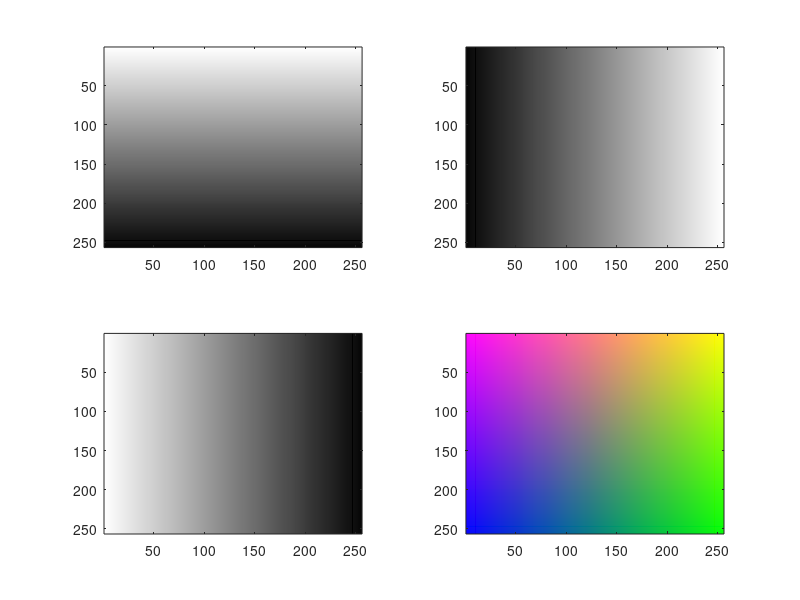

The MATLAB source for this figure:
%This script will create an image that has a color gradiet running from
%purple to blue, then green, then yellow in a counter clockwise fashion and
%is balanced.

%{Ben Hagenau, CSCI 1320, SID:105932529, lab 4, section 302%}
%last edited 2-19-16

clear all;
%preallocate matrix x.
x=zeros(256,256,3);

%Composite of RGB layers with the correct fade progression.
x(1,:,1)=255/255;
x(2,:,1)=254/255;
x(3,:,1)=253/255;
x(4,:,1)=252/255;
x(5,:,1)=251/255;
x(6,:,1)=250/255;
x(7,:,1)=249/255;
x(8,:,1)=248/255;
x(9,:,1)=247/255;
x(10,:,1)=246/255;
x(11,:,1)=245/255;
x(12,:,1)=244/255;
x(13,:,1)=243/255;
x(14,:,1)=242/255;
x(15,:,1)=241/255;
x(16,:,1)=240/255;
x(17,:,1)=239/255;
x(18,:,1)=238/255;
x(19,:,1)=237/255;
x(20,:,1)=236/255;
x(21,:,1)=235/255;
x(22,:,1)=234/255;
x(23,:,1)=233/255;
x(24,:,1)=232/255;
x(25,:,1)=231/255;
x(26,:,1)=230/255;
x(27,:,1)=229/255;
x(28,:,1)=228/255;
x(29,:,1)=227/255;
x(30,:,1)=226/255;
x(31,:,1)=225/255;
x(32,:,1)=224/255;
x(33,:,1)=223/255;
x(34,:,1)=222/255;
x(35,:,1)=221/255;
x(36,:,1)=220/255;
x(37,:,1)=219/255;
x(38,:,1)=218/255;
x(39,:,1)=217/255;
x(40,:,1)=216/255;
x(41,:,1)=215/255;
x(42,:,1)=214/255;
x(43,:,1)=213/255;
x(44,:,1)=212/255;
x(45,:,1)=212/255;
x(46,:,1)=211/255;
x(47,:,1)=210/255;
x(48,:,1)=209/255;
x(49,:,1)=208/255;
x(50,:,1)=207/255;
x(51,:,1)=206/255;
x(52,:,1)=205/255;
x(53,:,1)=204/255;
x(54,:,1)=203/255;
x(55,:,1)=202/255;
x(56,:,1)=201/255;
x(57,:,1)=200/255;
x(58,:,1)=199/255;
x(59,:,1)=198/255;
x(60,:,1)=197/255;
x(61,:,1)=196/255;
x(62,:,1)=195/255;
x(63,:,1)=194/255;
x(64,:,1)=193/255;
x(65,:,1)=192/255;
x(66,:,1)=191/255;
x(67,:,1)=190/255;
x(68,:,1)=189/255;
x(69,:,1)=188/255;
x(70,:,1)=187/255;
x(71,:,1)=186/255;
x(72,:,1)=185/255;
x(73,:,1)=184/255;
x(74,:,1)=183/255;
x(75,:,1)=182/255;
x(76,:,1)=181/255;
x(77,:,1)=180/255;
x(78,:,1)=179/255;
x(79,:,1)=178/255;
x(80,:,1)=177/255;
x(81,:,1)=176/255;
x(82,:,1)=175/255;
x(83,:,1)=174/255;
x(84,:,1)=173/255;
x(85,:,1)=172/255;
x(86,:,1)=171/255;
x(87,:,1)=170/255;
x(88,:,1)=169/255;
x(89,:,1)=168/255;
x(90,:,1)=167/255;
x(91,:,1)=166/255;
x(92,:,1)=165/255;
x(93,:,1)=164/255;
x(94,:,1)=163/255;
x(95,:,1)=162/255;
x(96,:,1)=161/255;
x(97,:,1)=160/255;
x(98,:,1)=159/255;
x(99,:,1)=158/255;
x(100,:,1)=157/255;
x(101,:,1)=156/255;
x(102,:,1)=155/255;
x(103,:,1)=154/255;
x(104,:,1)=153/255;
x(105,:,1)=152/255;
x(106,:,1)=151/255;
x(107,:,1)=150/255;
x(108,:,1)=149/255;
x(109,:,1)=148/255;
x(110,:,1)=147/255;
x(111,:,1)=146/255;
x(112,:,1)=145/255;
x(113,:,1)=144/255;
x(114,:,1)=143/255;
x(115,:,1)=142/255;
x(116,:,1)=141/255;
x(117,:,1)=140/255;
x(118,:,1)=139/255;
x(119,:,1)=138/255;
x(120,:,1)=137/255;
x(121,:,1)=136/255;
x(122,:,1)=135/255;
x(123,:,1)=134/255;
x(124,:,1)=133/255;
x(125,:,1)=132/255;
x(126,:,1)=131/255;
x(127,:,1)=130/255;
x(128,:,1)=129/255;
x(129,:,1)=128/255;
x(130,:,1)=127/255;
x(131,:,1)=126/255;
x(132,:,1)=125/255;
x(133,:,1)=124/255;
x(134,:,1)=123/255;
x(135,:,1)=122/255;
x(136,:,1)=121/255;
x(137,:,1)=120/255;
x(138,:,1)=119/255;
x(139,:,1)=119/255;
x(140,:,1)=118/255;
x(141,:,1)=117/255;
x(142,:,1)=116/255;
x(143,:,1)=115/255;
x(144,:,1)=114/255;
x(145,:,1)=113/255;
x(146,:,1)=112/255;
x(147,:,1)=111/255;
x(148,:,1)=110/255;
x(149,:,1)=109/255;
x(150,:,1)=109/255;
x(151,:,1)=108/255;
x(152,:,1)=107/255;
x(153,:,1)=106/255;
x(154,:,1)=105/255;
x(155,:,1)=104/255;
x(156,:,1)=103/255;
x(157,:,1)=102/255;
x(158,:,1)=101/255;
x(159,:,1)=100/255;
x(160,:,1)=99/255;
x(161,:,1)=98/255;
x(162,:,1)=97/255;
x(163,:,1)=96/255;
x(164,:,1)=95/255;
x(165,:,1)=94/255;
x(166,:,1)=93/255;
x(167,:,1)=92/255;
x(168,:,1)=91/255;
x(169,:,1)=90/255;
x(170,:,1)=89/255;
x(171,:,1)=88/255;
x(172,:,1)=87/255;
x(173,:,1)=86/255;
x(174,:,1)=85/255;
x(175,:,1)=84/255;
x(176,:,1)=83/255;
x(177,:,1)=82/255;
x(178,:,1)=81/255;
x(179,:,1)=80/255;
x(180,:,1)=79/255;
x(181,:,1)=79/255;
x(182,:,1)=78/255;
x(183,:,1)=77/255;
x(184,:,1)=76/255;
x(185,:,1)=75/255;
x(186,:,1)=74/255;
x(187,:,1)=73/255;
x(188,:,1)=72/255;
x(189,:,1)=71/255;
x(190,:,1)=69/255;
x(191,:,1)=69/255;
x(192,:,1)=68/255;
x(193,:,1)=67/255;
x(194,:,1)=66/255;
x(195,:,1)=65/255;
x(196,:,1)=64/255;
x(197,:,1)=63/255;
x(198,:,1)=62/255;
x(199,:,1)=61/255;
x(200,:,1)=60/255;
x(200,:,1)=59/255;
x(201,:,1)=58/255;
x(202,:,1)=57/255;
x(203,:,1)=56/255;
x(204,:,1)=55/255;
x(205,:,1)=54/255;
x(206,:,1)=53/255;
x(207,:,1)=52/255;
x(208,:,1)=51/255;
x(209,:,1)=50/255;
x(210,:,1)=49/255;
x(211,:,1)=49/255;
x(212,:,1)=48/255;
x(213,:,1)=47/255;
x(214,:,1)=46/255;
x(215,:,1)=45/255;
x(216,:,1)=44/255;
x(217,:,1)=43/255;
x(218,:,1)=42/255;
x(219,:,1)=41/255;
x(220,:,1)=40/255;
x(221,:,1)=39/255;
x(222,:,1)=39/255;
x(223,:,1)=38/255;
x(224,:,1)=37/255;
x(225,:,1)=36/255;
x(226,:,1)=35/255;
x(227,:,1)=34/255;
x(228,:,1)=33/255;
x(229,:,1)=32/255;
x(230,:,1)=31/255;
x(231,:,1)=30/255;
x(232,:,1)=29/255;
x(233,:,1)=28/255;
x(234,:,1)=27/255;
x(235,:,1)=26/255;
x(236,:,1)=25/255;
x(237,:,1)=24/255;
x(238,:,1)=23/255;
x(239,:,1)=22/255;
x(240,:,1)=21/255;
x(241,:,1)=20/255;
x(242,:,1)=19/255;
x(243,:,1)=19/255;
x(244,:,1)=18/255;
x(245,:,1)=17/255;
x(246,:,1)=16/255;
x(248,:,1)=15/255;
x(249,:,1)=14/255;
x(250,:,1)=13/255;
x(251,:,1)=12/255;
x(252,:,1)=11/255;
x(253,:,1)=9/255;
x(254,:,1)=8/255;
x(255,:,1)=7/255;
x(256,:,1)=6/255;

x(1,:,2)=255/255;
x(2,:,2)=254/255;
x(3,:,2)=253/255;
x(4,:,2)=252/255;
x(5,:,2)=251/255;
x(6,:,2)=250/255;
x(7,:,2)=249/255;
x(8,:,2)=248/255;
x(9,:,2)=247/255;
x(10,:,2)=246/255;
x(11,:,2)=245/255;
x(12,:,2)=244/255;
x(13,:,2)=243/255;
x(14,:,2)=242/255;
x(15,:,2)=241/255;
x(16,:,2)=240/255;
x(17,:,2)=239/255;
x(18,:,2)=238/255;
x(19,:,2)=237/255;
x(20,:,2)=236/255;
x(21,:,2)=235/255;
x(22,:,2)=234/255;
x(23,:,2)=233/255;
x(24,:,2)=232/255;
x(25,:,2)=231/255;
x(26,:,2)=230/255;
x(27,:,2)=229/255;
x(28,:,2)=228/255;
x(29,:,2)=227/255;
x(30,:,2)=226/255;
x(31,:,2)=225/255;
x(32,:,2)=224/255;
x(33,:,2)=223/255;
x(34,:,2)=222/255;
x(35,:,2)=221/255;
x(36,:,2)=220/255;
x(37,:,2)=219/255;
x(38,:,2)=218/255;
x(39,:,2)=217/255;
x(40,:,2)=216/255;
x(41,:,2)=215/255;
x(42,:,2)=214/255;
x(43,:,2)=213/255;
x(44,:,2)=212/255;
x(45,:,2)=212/255;
x(46,:,2)=211/255;
x(47,:,2)=210/255;
x(48,:,2)=209/255;
x(49,:,2)=208/255;
x(50,:,2)=207/255;
x(51,:,2)=206/255;
x(52,:,2)=205/255;
x(53,:,2)=204/255;
x(54,:,2)=203/255;
x(55,:,2)=202/255;
x(56,:,2)=201/255;
x(57,:,2)=200/255;
x(58,:,2)=199/255;
x(59,:,2)=198/255;
x(60,:,2)=197/255;
x(61,:,2)=196/255;
x(62,:,2)=195/255;
x(63,:,2)=194/255;
x(64,:,2)=193/255;
x(65,:,2)=192/255;
x(66,:,2)=191/255;
x(67,:,2)=190/255;
x(68,:,2)=189/255;
x(69,:,2)=188/255;
x(70,:,2)=187/255;
x(71,:,2)=186/255;
x(72,:,2)=185/255;
x(73,:,2)=184/255;
x(74,:,2)=183/255;
x(75,:,2)=182/255;
x(76,:,2)=181/255;
x(77,:,2)=180/255;
x(78,:,2)=179/255;
x(79,:,2)=178/255;
x(80,:,2)=177/255;
x(81,:,2)=176/255;
x(82,:,2)=175/255;
x(83,:,2)=174/255;
x(84,:,2)=173/255;
x(85,:,2)=172/255;
x(86,:,2)=171/255;
x(87,:,2)=170/255;
x(88,:,2)=169/255;
x(89,:,2)=168/255;
x(90,:,2)=167/255;
x(91,:,2)=166/255;
x(92,:,2)=165/255;
x(93,:,2)=164/255;
x(94,:,2)=163/255;
x(95,:,2)=162/255;
x(96,:,2)=161/255;
x(97,:,2)=160/255;
x(98,:,2)=159/255;
x(99,:,2)=158/255;
x(100,:,2)=157/255;
x(101,:,2)=156/255;
x(102,:,2)=155/255;
x(103,:,2)=154/255;
x(104,:,2)=153/255;
x(105,:,2)=152/255;
x(106,:,2)=151/255;
x(107,:,2)=150/255;
x(108,:,2)=149/255;
x(109,:,2)=148/255;
x(110,:,2)=147/255;
x(111,:,2)=146/255;
x(112,:,2)=145/255;
x(113,:,2)=144/255;
x(114,:,2)=143/255;
x(115,:,2)=142/255;
x(116,:,2)=141/255;
x(117,:,2)=140/255;
x(118,:,2)=139/255;
x(119,:,2)=138/255;
x(120,:,2)=137/255;
x(121,:,2)=136/255;
x(122,:,2)=135/255;
x(123,:,2)=134/255;
x(124,:,2)=133/255;
x(125,:,2)=132/255;
x(126,:,2)=131/255;
x(127,:,2)=130/255;
x(128,:,2)=129/255;
x(129,:,2)=128/255;
x(130,:,2)=127/255;
x(131,:,2)=126/255;
x(132,:,2)=125/255;
x(133,:,2)=124/255;
x(134,:,2)=123/255;
x(135,:,2)=122/255;
x(136,:,2)=121/255;
x(137,:,2)=120/255;
x(138,:,2)=119/255;
x(139,:,2)=119/255;
x(140,:,2)=118/255;
x(141,:,2)=117/255;
x(142,:,2)=116/255;
x(143,:,2)=115/255;
x(144,:,2)=114/255;
x(145,:,2)=113/255;
x(146,:,2)=112/255;
x(147,:,2)=111/255;
x(148,:,2)=110/255;
x(149,:,2)=109/255;
x(150,:,2)=109/255;
x(151,:,2)=108/255;
x(152,:,2)=107/255;
x(153,:,2)=106/255;
x(154,:,2)=105/255;
x(155,:,2)=104/255;
x(156,:,2)=103/255;
x(157,:,2)=102/255;
x(158,:,2)=101/255;
x(159,:,2)=100/255;
x(160,:,2)=99/255;
x(161,:,2)=98/255;
x(162,:,2)=97/255;
x(163,:,2)=96/255;
x(164,:,2)=95/255;
x(165,:,2)=94/255;
x(166,:,2)=93/255;
x(167,:,2)=92/255;
x(168,:,2)=91/255;
x(169,:,2)=90/255;
x(170,:,2)=89/255;
x(171,:,2)=88/255;
x(172,:,2)=87/255;
x(173,:,2)=86/255;
x(174,:,2)=85/255;
x(175,:,2)=84/255;
x(176,:,2)=83/255;
x(177,:,2)=82/255;
x(178,:,2)=81/255;
x(179,:,2)=80/255;
x(180,:,2)=79/255;
x(181,:,2)=79/255;
x(182,:,2)=78/255;
x(183,:,2)=77/255;
x(184,:,2)=76/255;
x(185,:,2)=75/255;
x(186,:,2)=74/255;
x(187,:,2)=73/255;
x(188,:,2)=72/255;
x(189,:,2)=71/255;
x(190,:,2)=69/255;
x(191,:,2)=69/255;
x(192,:,2)=68/255;
x(193,:,2)=67/255;
x(194,:,2)=66/255;
x(195,:,2)=65/255;
x(196,:,2)=64/255;
x(197,:,2)=63/255;
x(198,:,2)=62/255;
x(199,:,2)=61/255;
x(200,:,2)=60/255;
x(200,:,2)=59/255;
x(201,:,2)=58/255;
x(202,:,2)=57/255;
x(203,:,2)=56/255;
x(204,:,2)=55/255;
x(205,:,2)=54/255;
x(206,:,2)=53/255;
x(207,:,2)=52/255;
x(208,:,2)=51/255;
x(209,:,2)=50/255;
x(210,:,2)=49/255;
x(211,:,2)=49/255;
x(212,:,2)=48/255;
x(213,:,2)=47/255;
x(214,:,2)=46/255;
x(215,:,2)=45/255;
x(216,:,2)=44/255;
x(217,:,2)=43/255;
x(218,:,2)=42/255;
x(219,:,2)=41/255;
x(220,:,2)=40/255;
x(221,:,2)=39/255;
x(222,:,2)=39/255;
x(223,:,2)=38/255;
x(224,:,2)=37/255;
x(225,:,2)=36/255;
x(226,:,2)=35/255;
x(227,:,2)=34/255;
x(228,:,2)=33/255;
x(229,:,2)=32/255;
x(230,:,2)=31/255;
x(231,:,2)=30/255;
x(232,:,2)=29/255;
x(233,:,2)=28/255;
x(234,:,2)=27/255;
x(235,:,2)=26/255;
x(236,:,2)=25/255;
x(237,:,2)=24/255;
x(238,:,2)=23/255;
x(239,:,2)=22/255;
x(240,:,2)=21/255;
x(241,:,2)=20/255;
x(242,:,2)=19/255;
x(243,:,2)=19/255;
x(244,:,2)=18/255;
x(245,:,2)=17/255;
x(246,:,2)=16/255;
x(248,:,2)=15/255;
x(249,:,2)=14/255;
x(250,:,2)=13/255;
x(251,:,2)=12/255;
x(252,:,2)=11/255;
x(253,:,2)=9/255;
x(254,:,2)=8/255;
x(255,:,2)=7/255;
x(256,:,2)=6/255;
x(:,:,2)=rot90(rot90(rot90(x(:,:,2))));

x(1,:,3)=255/255;
x(2,:,3)=254/255;
x(3,:,3)=253/255;
x(4,:,3)=252/255;
x(5,:,3)=251/255;
x(6,:,3)=250/255;
x(7,:,3)=249/255;
x(8,:,3)=248/255;
x(9,:,3)=247/255;
x(10,:,3)=246/255;
x(11,:,3)=245/255;
x(12,:,3)=244/255;
x(13,:,3)=243/255;
x(14,:,3)=242/255;
x(15,:,3)=241/255;
x(16,:,3)=240/255;
x(17,:,3)=239/255;
x(18,:,3)=238/255;
x(19,:,3)=237/255;
x(20,:,3)=236/255;
x(21,:,3)=235/255;
x(22,:,3)=234/255;
x(23,:,3)=233/255;
x(24,:,3)=232/255;
x(25,:,3)=231/255;
x(26,:,3)=230/255;
x(27,:,3)=229/255;
x(28,:,3)=228/255;
x(29,:,3)=227/255;
x(30,:,3)=226/255;
x(31,:,3)=225/255;
x(32,:,3)=224/255;
x(33,:,3)=223/255;
x(34,:,3)=222/255;
x(35,:,3)=221/255;
x(36,:,3)=220/255;
x(37,:,3)=219/255;
x(38,:,3)=218/255;
x(39,:,3)=217/255;
x(40,:,3)=216/255;
x(41,:,3)=215/255;
x(42,:,3)=214/255;
x(43,:,3)=213/255;
x(44,:,3)=212/255;
x(45,:,3)=212/255;
x(46,:,3)=211/255;
x(47,:,3)=210/255;
x(48,:,3)=209/255;
x(49,:,3)=208/255;
x(50,:,3)=207/255;
x(51,:,3)=206/255;
x(52,:,3)=205/255;
x(53,:,3)=204/255;
x(54,:,3)=203/255;
x(55,:,3)=202/255;
x(56,:,3)=201/255;
x(57,:,3)=200/255;
x(58,:,3)=199/255;
x(59,:,3)=198/255;
x(60,:,3)=197/255;
x(61,:,3)=196/255;
x(62,:,3)=195/255;
x(63,:,3)=194/255;
x(64,:,3)=193/255;
x(65,:,3)=192/255;
x(66,:,3)=191/255;
x(67,:,3)=190/255;
x(68,:,3)=189/255;
x(69,:,3)=188/255;
x(70,:,3)=187/255;
x(71,:,3)=186/255;
x(72,:,3)=185/255;
x(73,:,3)=184/255;
x(74,:,3)=183/255;
x(75,:,3)=182/255;
x(76,:,3)=181/255;
x(77,:,3)=180/255;
x(78,:,3)=179/255;
x(79,:,3)=178/255;
x(80,:,3)=177/255;
x(81,:,3)=176/255;
x(82,:,3)=175/255;
x(83,:,3)=174/255;
x(84,:,3)=173/255;
x(85,:,3)=172/255;
x(86,:,3)=171/255;
x(87,:,3)=170/255;
x(88,:,3)=169/255;
x(89,:,3)=168/255;
x(90,:,3)=167/255;
x(91,:,3)=166/255;
x(92,:,3)=165/255;
x(93,:,3)=164/255;
x(94,:,3)=163/255;
x(95,:,3)=162/255;
x(96,:,3)=161/255;
x(97,:,3)=160/255;
x(98,:,3)=159/255;
x(99,:,3)=158/255;
x(100,:,3)=157/255;
x(101,:,3)=156/255;
x(102,:,3)=155/255;
x(103,:,3)=154/255;
x(104,:,3)=153/255;
x(105,:,3)=152/255;
x(106,:,3)=151/255;
x(107,:,3)=150/255;
x(108,:,3)=149/255;
x(109,:,3)=148/255;
x(110,:,3)=147/255;
x(111,:,3)=146/255;
x(112,:,3)=145/255;
x(113,:,3)=144/255;
x(114,:,3)=143/255;
x(115,:,3)=142/255;
x(116,:,3)=141/255;
x(117,:,3)=140/255;
x(118,:,3)=139/255;
x(119,:,3)=138/255;
x(120,:,3)=137/255;
x(121,:,3)=136/255;
x(122,:,3)=135/255;
x(123,:,3)=134/255;
x(124,:,3)=133/255;
x(125,:,3)=132/255;
x(126,:,3)=131/255;
x(127,:,3)=130/255;
x(128,:,3)=129/255;
x(129,:,3)=128/255;
x(130,:,3)=127/255;
x(131,:,3)=126/255;
x(132,:,3)=125/255;
x(133,:,3)=124/255;
x(134,:,3)=123/255;
x(135,:,3)=122/255;
x(136,:,3)=121/255;
x(137,:,3)=120/255;
x(138,:,3)=119/255;
x(139,:,3)=119/255;
x(140,:,3)=118/255;
x(141,:,3)=117/255;
x(142,:,3)=116/255;
x(143,:,3)=115/255;
x(144,:,3)=114/255;
x(145,:,3)=113/255;
x(146,:,3)=112/255;
x(147,:,3)=111/255;
x(148,:,3)=110/255;
x(149,:,3)=109/255;
x(150,:,3)=109/255;
x(151,:,3)=108/255;
x(152,:,3)=107/255;
x(153,:,3)=106/255;
x(154,:,3)=105/255;
x(155,:,3)=104/255;
x(156,:,3)=103/255;
x(157,:,3)=102/255;
x(158,:,3)=101/255;
x(159,:,3)=100/255;
x(160,:,3)=99/255;
x(161,:,3)=98/255;
x(162,:,3)=97/255;
x(163,:,3)=96/255;
x(164,:,3)=95/255;
x(165,:,3)=94/255;
x(166,:,3)=93/255;
x(167,:,3)=92/255;
x(168,:,3)=91/255;
x(169,:,3)=90/255;
x(170,:,3)=89/255;
x(171,:,3)=88/255;
x(172,:,3)=87/255;
x(173,:,3)=86/255;
x(174,:,3)=85/255;
x(175,:,3)=84/255;
x(176,:,3)=83/255;
x(177,:,3)=82/255;
x(178,:,3)=81/255;
x(179,:,3)=80/255;
x(180,:,3)=79/255;
x(181,:,3)=79/255;
x(182,:,3)=78/255;
x(183,:,3)=77/255;
x(184,:,3)=76/255;
x(185,:,3)=75/255;
x(186,:,3)=74/255;
x(187,:,3)=73/255;
x(188,:,3)=72/255;
x(189,:,3)=71/255;
x(190,:,3)=69/255;
x(191,:,3)=69/255;
x(192,:,3)=68/255;
x(193,:,3)=67/255;
x(194,:,3)=66/255;
x(195,:,3)=65/255;
x(196,:,3)=64/255;
x(197,:,3)=63/255;
x(198,:,3)=62/255;
x(199,:,3)=61/255;
x(200,:,3)=60/255;
x(200,:,3)=59/255;
x(201,:,3)=58/255;
x(202,:,3)=57/255;
x(203,:,3)=56/255;
x(204,:,3)=55/255;
x(205,:,3)=54/255;
x(206,:,3)=53/255;
x(207,:,3)=52/255;
x(208,:,3)=51/255;
x(209,:,3)=50/255;
x(210,:,3)=49/255;
x(211,:,3)=49/255;
x(212,:,3)=48/255;
x(213,:,3)=47/255;
x(214,:,3)=46/255;
x(215,:,3)=45/255;
x(216,:,3)=44/255;
x(217,:,3)=43/255;
x(218,:,3)=42/255;
x(219,:,3)=41/255;
x(220,:,3)=40/255;
x(221,:,3)=39/255;
x(222,:,3)=39/255;
x(223,:,3)=38/255;
x(224,:,3)=37/255;
x(225,:,3)=36/255;
x(226,:,3)=35/255;
x(227,:,3)=34/255;
x(228,:,3)=33/255;
x(229,:,3)=32/255;
x(230,:,3)=31/255;
x(231,:,3)=30/255;
x(232,:,3)=29/255;
x(233,:,3)=28/255;
x(234,:,3)=27/255;
x(235,:,3)=26/255;
x(236,:,3)=25/255;
x(237,:,3)=24/255;
x(238,:,3)=23/255;
x(239,:,3)=22/255;
x(240,:,3)=21/255;
x(241,:,3)=20/255;
x(242,:,3)=19/255;
x(243,:,3)=19/255;
x(244,:,3)=18/255;
x(245,:,3)=17/255;
x(246,:,3)=16/255;
x(248,:,3)=15/255;
x(249,:,3)=14/255;
x(250,:,3)=13/255;
x(251,:,3)=12/255;
x(252,:,3)=11/255;
x(253,:,3)=9/255;
x(254,:,3)=8/255;
x(255,:,3)=7/255;
x(256,:,3)=6/255;
x(:,:,3)=rot90(x(:,:,3));

%plot image on subplot
subplot(2,2,4)
imagesc(x)

%Red Layer Gradient. Preallocate matrix.
r=zeros(256,256,3);
r(1,:,1)=255/255;
r(2,:,1)=254/255;
r(3,:,1)=253/255;
r(4,:,1)=252/255;
r(5,:,1)=251/255;
r(6,:,1)=250/255;
r(7,:,1)=249/255;
r(8,:,1)=248/255;
r(9,:,1)=247/255;
r(10,:,1)=246/255;
r(11,:,1)=245/255;
r(12,:,1)=244/255;
r(13,:,1)=243/255;
r(14,:,1)=242/255;
r(15,:,1)=241/255;
r(16,:,1)=240/255;
r(17,:,1)=239/255;
r(18,:,1)=238/255;
r(19,:,1)=237/255;
r(20,:,1)=236/255;
r(21,:,1)=235/255;
r(22,:,1)=234/255;
r(23,:,1)=233/255;
r(24,:,1)=232/255;
r(25,:,1)=231/255;
r(26,:,1)=230/255;
r(27,:,1)=229/255;
r(28,:,1)=228/255;
r(29,:,1)=227/255;
r(30,:,1)=226/255;
r(31,:,1)=225/255;
r(32,:,1)=224/255;
r(33,:,1)=223/255;
r(34,:,1)=222/255;
r(35,:,1)=221/255;
r(36,:,1)=220/255;
r(37,:,1)=219/255;
r(38,:,1)=218/255;
r(39,:,1)=217/255;
r(40,:,1)=216/255;
r(41,:,1)=215/255;
r(42,:,1)=214/255;
r(43,:,1)=213/255;
r(44,:,1)=212/255;
r(45,:,1)=212/255;
r(46,:,1)=211/255;
r(47,:,1)=210/255;
r(48,:,1)=209/255;
r(49,:,1)=208/255;
r(50,:,1)=207/255;
r(51,:,1)=206/255;
r(52,:,1)=205/255;
r(53,:,1)=204/255;
r(54,:,1)=203/255;
r(55,:,1)=202/255;
r(56,:,1)=201/255;
r(57,:,1)=200/255;
r(58,:,1)=199/255;
r(59,:,1)=198/255;
r(60,:,1)=197/255;
r(61,:,1)=196/255;
r(62,:,1)=195/255;
r(63,:,1)=194/255;
r(64,:,1)=193/255;
r(65,:,1)=192/255;
r(66,:,1)=191/255;
r(67,:,1)=190/255;
r(68,:,1)=189/255;
r(69,:,1)=188/255;
r(70,:,1)=187/255;
r(71,:,1)=186/255;
r(72,:,1)=185/255;
r(73,:,1)=184/255;
r(74,:,1)=183/255;
r(75,:,1)=182/255;
r(76,:,1)=181/255;
r(77,:,1)=180/255;
r(78,:,1)=179/255;
r(79,:,1)=178/255;
r(80,:,1)=177/255;
r(81,:,1)=176/255;
r(82,:,1)=175/255;
r(83,:,1)=174/255;
r(84,:,1)=173/255;
r(85,:,1)=172/255;
r(86,:,1)=171/255;
r(87,:,1)=170/255;
r(88,:,1)=169/255;
r(89,:,1)=168/255;
r(90,:,1)=167/255;
r(91,:,1)=166/255;
r(92,:,1)=165/255;
r(93,:,1)=164/255;
r(94,:,1)=163/255;
r(95,:,1)=162/255;
r(96,:,1)=161/255;
r(97,:,1)=160/255;
r(98,:,1)=159/255;
r(99,:,1)=158/255;
r(100,:,1)=157/255;
r(101,:,1)=156/255;
r(102,:,1)=155/255;
r(103,:,1)=154/255;
r(104,:,1)=153/255;
r(105,:,1)=152/255;
r(106,:,1)=151/255;
r(107,:,1)=150/255;
r(108,:,1)=149/255;
r(109,:,1)=148/255;
r(110,:,1)=147/255;
r(111,:,1)=146/255;
r(112,:,1)=145/255;
r(113,:,1)=144/255;
r(114,:,1)=143/255;
r(115,:,1)=142/255;
r(116,:,1)=141/255;
r(117,:,1)=140/255;
r(118,:,1)=139/255;
r(119,:,1)=138/255;
r(120,:,1)=137/255;
r(121,:,1)=136/255;
r(122,:,1)=135/255;
r(123,:,1)=134/255;
r(124,:,1)=133/255;
r(125,:,1)=132/255;
r(126,:,1)=131/255;
r(127,:,1)=130/255;
r(128,:,1)=129/255;
r(129,:,1)=128/255;
r(130,:,1)=127/255;
r(131,:,1)=126/255;
r(132,:,1)=125/255;
r(133,:,1)=124/255;
r(134,:,1)=123/255;
r(135,:,1)=122/255;
r(136,:,1)=121/255;
r(137,:,1)=120/255;
r(138,:,1)=119/255;
r(139,:,1)=119/255;
r(140,:,1)=118/255;
r(141,:,1)=117/255;
r(142,:,1)=116/255;
r(143,:,1)=115/255;
r(144,:,1)=114/255;
r(145,:,1)=113/255;
r(146,:,1)=112/255;
r(147,:,1)=111/255;
r(148,:,1)=110/255;
r(149,:,1)=109/255;
r(150,:,1)=109/255;
r(151,:,1)=108/255;
r(152,:,1)=107/255;
r(153,:,1)=106/255;
r(154,:,1)=105/255;
r(155,:,1)=104/255;
r(156,:,1)=103/255;
r(157,:,1)=102/255;
r(158,:,1)=101/255;
r(159,:,1)=100/255;
r(160,:,1)=99/255;
r(161,:,1)=98/255;
r(162,:,1)=97/255;
r(163,:,1)=96/255;
r(164,:,1)=95/255;
r(165,:,1)=94/255;
r(166,:,1)=93/255;
r(167,:,1)=92/255;
r(168,:,1)=91/255;
r(169,:,1)=90/255;
r(170,:,1)=89/255;
r(171,:,1)=88/255;
r(172,:,1)=87/255;
r(173,:,1)=86/255;
r(174,:,1)=85/255;
r(175,:,1)=84/255;
r(176,:,1)=83/255;
r(177,:,1)=82/255;
r(178,:,1)=81/255;
r(179,:,1)=80/255;
r(180,:,1)=79/255;
r(181,:,1)=79/255;
r(182,:,1)=78/255;
r(183,:,1)=77/255;
r(184,:,1)=76/255;
r(185,:,1)=75/255;
r(186,:,1)=74/255;
r(187,:,1)=73/255;
r(188,:,1)=72/255;
r(189,:,1)=71/255;
r(190,:,1)=69/255;
r(191,:,1)=69/255;
r(192,:,1)=68/255;
r(193,:,1)=67/255;
r(194,:,1)=66/255;
r(195,:,1)=65/255;
r(196,:,1)=64/255;
r(197,:,1)=63/255;
r(198,:,1)=62/255;
r(199,:,1)=61/255;
r(200,:,1)=60/255;
r(200,:,1)=59/255;
r(201,:,1)=58/255;
r(202,:,1)=57/255;
r(203,:,1)=56/255;
r(204,:,1)=55/255;
r(205,:,1)=54/255;
r(206,:,1)=53/255;
r(207,:,1)=52/255;
r(208,:,1)=51/255;
r(209,:,1)=50/255;
r(210,:,1)=49/255;
r(211,:,1)=49/255;
r(212,:,1)=48/255;
r(213,:,1)=47/255;
r(214,:,1)=46/255;
r(215,:,1)=45/255;
r(216,:,1)=44/255;
r(217,:,1)=43/255;
r(218,:,1)=42/255;
r(219,:,1)=41/255;
r(220,:,1)=40/255;
r(221,:,1)=39/255;
r(222,:,1)=39/255;
r(223,:,1)=38/255;
r(224,:,1)=37/255;
r(225,:,1)=36/255;
r(226,:,1)=35/255;
r(227,:,1)=34/255;
r(228,:,1)=33/255;
r(229,:,1)=32/255;
r(230,:,1)=31/255;
r(231,:,1)=30/255;
r(232,:,1)=29/255;
r(233,:,1)=28/255;
r(234,:,1)=27/255;
r(235,:,1)=26/255;
r(236,:,1)=25/255;
r(237,:,1)=24/255;
r(238,:,1)=23/255;
r(239,:,1)=22/255;
r(240,:,1)=21/255;
r(241,:,1)=20/255;
r(242,:,1)=19/255;
r(243,:,1)=19/255;
r(244,:,1)=18/255;
r(245,:,1)=17/255;
r(246,:,1)=16/255;
r(248,:,1)=15/255;
r(249,:,1)=14/255;
r(250,:,1)=13/255;
r(251,:,1)=12/255;
r(252,:,1)=11/255;
r(253,:,1)=9/255;
r(254,:,1)=8/255;
r(255,:,1)=7/255;
r(256,:,1)=6/255;

r(1,:,3)=255/255;
r(2,:,3)=254/255;
r(3,:,3)=253/255;
r(4,:,3)=252/255;
r(5,:,3)=251/255;
r(6,:,3)=250/255;
r(7,:,3)=249/255;
r(8,:,3)=248/255;
r(9,:,3)=247/255;
r(10,:,3)=246/255;
r(11,:,3)=245/255;
r(12,:,3)=244/255;
r(13,:,3)=243/255;
r(14,:,3)=242/255;
r(15,:,3)=241/255;
r(16,:,3)=240/255;
r(17,:,3)=239/255;
r(18,:,3)=238/255;
r(19,:,3)=237/255;
r(20,:,3)=236/255;
r(21,:,3)=235/255;
r(22,:,3)=234/255;
r(23,:,3)=233/255;
r(24,:,3)=232/255;
r(25,:,3)=231/255;
r(26,:,3)=230/255;
r(27,:,3)=229/255;
r(28,:,3)=228/255;
r(29,:,3)=227/255;
r(30,:,3)=226/255;
r(31,:,3)=225/255;
r(32,:,3)=224/255;
r(33,:,3)=223/255;
r(34,:,3)=222/255;
r(35,:,3)=221/255;
r(36,:,3)=220/255;
r(37,:,3)=219/255;
r(38,:,3)=218/255;
r(39,:,3)=217/255;
r(40,:,3)=216/255;
r(41,:,3)=215/255;
r(42,:,3)=214/255;
r(43,:,3)=213/255;
r(44,:,3)=212/255;
r(45,:,3)=212/255;
r(46,:,3)=211/255;
r(47,:,3)=210/255;
r(48,:,3)=209/255;
r(49,:,3)=208/255;
r(50,:,3)=207/255;
r(51,:,3)=206/255;
r(52,:,3)=205/255;
r(53,:,3)=204/255;
r(54,:,3)=203/255;
r(55,:,3)=202/255;
r(56,:,3)=201/255;
r(57,:,3)=200/255;
r(58,:,3)=199/255;
r(59,:,3)=198/255;
r(60,:,3)=197/255;
r(61,:,3)=196/255;
r(62,:,3)=195/255;
r(63,:,3)=194/255;
r(64,:,3)=193/255;
r(65,:,3)=192/255;
r(66,:,3)=191/255;
r(67,:,3)=190/255;
r(68,:,3)=189/255;
r(69,:,3)=188/255;
r(70,:,3)=187/255;
r(71,:,3)=186/255;
r(72,:,3)=185/255;
r(73,:,3)=184/255;
r(74,:,3)=183/255;
r(75,:,3)=182/255;
r(76,:,3)=181/255;
r(77,:,3)=180/255;
r(78,:,3)=179/255;
r(79,:,3)=178/255;
r(80,:,3)=177/255;
r(81,:,3)=176/255;
r(82,:,3)=175/255;
r(83,:,3)=174/255;
r(84,:,3)=173/255;
r(85,:,3)=172/255;
r(86,:,3)=171/255;
r(87,:,3)=170/255;
r(88,:,3)=169/255;
r(89,:,3)=168/255;
r(90,:,3)=167/255;
r(91,:,3)=166/255;
r(92,:,3)=165/255;
r(93,:,3)=164/255;
r(94,:,3)=163/255;
r(95,:,3)=162/255;
r(96,:,3)=161/255;
r(97,:,3)=160/255;
r(98,:,3)=159/255;
r(99,:,3)=158/255;
r(100,:,3)=157/255;
r(101,:,3)=156/255;
r(102,:,3)=155/255;
r(103,:,3)=154/255;
r(104,:,3)=153/255;
r(105,:,3)=152/255;
r(106,:,3)=151/255;
r(107,:,3)=150/255;
r(108,:,3)=149/255;
r(109,:,3)=148/255;
r(110,:,3)=147/255;
r(111,:,3)=146/255;
r(112,:,3)=145/255;
r(113,:,3)=144/255;
r(114,:,3)=143/255;
r(115,:,3)=142/255;
r(116,:,3)=141/255;
r(117,:,3)=140/255;
r(118,:,3)=139/255;
r(119,:,3)=138/255;
r(120,:,3)=137/255;
r(121,:,3)=136/255;
r(122,:,3)=135/255;
r(123,:,3)=134/255;
r(124,:,3)=133/255;
r(125,:,3)=132/255;
r(126,:,3)=131/255;
r(127,:,3)=130/255;
r(128,:,3)=129/255;
r(129,:,3)=128/255;
r(130,:,3)=127/255;
r(131,:,3)=126/255;
r(132,:,3)=125/255;
r(133,:,3)=124/255;
r(134,:,3)=123/255;
r(135,:,3)=122/255;
r(136,:,3)=121/255;
r(137,:,3)=120/255;
r(138,:,3)=119/255;
r(139,:,3)=119/255;
r(140,:,3)=118/255;
r(141,:,3)=117/255;
r(142,:,3)=116/255;
r(143,:,3)=115/255;
r(144,:,3)=114/255;
r(145,:,3)=113/255;
r(146,:,3)=112/255;
r(147,:,3)=111/255;
r(148,:,3)=110/255;
r(149,:,3)=109/255;
r(150,:,3)=109/255;
r(151,:,3)=108/255;
r(152,:,3)=107/255;
r(153,:,3)=106/255;
r(154,:,3)=105/255;
r(155,:,3)=104/255;
r(156,:,3)=103/255;
r(157,:,3)=102/255;
r(158,:,3)=101/255;
r(159,:,3)=100/255;
r(160,:,3)=99/255;
r(161,:,3)=98/255;
r(162,:,3)=97/255;
r(163,:,3)=96/255;
r(164,:,3)=95/255;
r(165,:,3)=94/255;
r(166,:,3)=93/255;
r(167,:,3)=92/255;
r(168,:,3)=91/255;
r(169,:,3)=90/255;
r(170,:,3)=89/255;
r(171,:,3)=88/255;
r(172,:,3)=87/255;
r(173,:,3)=86/255;
r(174,:,3)=85/255;
r(175,:,3)=84/255;
r(176,:,3)=83/255;
r(177,:,3)=82/255;
r(178,:,3)=81/255;
r(179,:,3)=80/255;
r(180,:,3)=79/255;
r(181,:,3)=79/255;
r(182,:,3)=78/255;
r(183,:,3)=77/255;
r(184,:,3)=76/255;
r(185,:,3)=75/255;
r(186,:,3)=74/255;
r(187,:,3)=73/255;
r(188,:,3)=72/255;
r(189,:,3)=71/255;
r(190,:,3)=69/255;
r(191,:,3)=69/255;
r(192,:,3)=68/255;
r(193,:,3)=67/255;
r(194,:,3)=66/255;
r(195,:,3)=65/255;
r(196,:,3)=64/255;
r(197,:,3)=63/255;
r(198,:,3)=62/255;
r(199,:,3)=61/255;
r(200,:,3)=60/255;
r(200,:,3)=59/255;
r(201,:,3)=58/255;
r(202,:,3)=57/255;
r(203,:,3)=56/255;
r(204,:,3)=55/255;
r(205,:,3)=54/255;
r(206,:,3)=53/255;
r(207,:,3)=52/255;
r(208,:,3)=51/255;
r(209,:,3)=50/255;
r(210,:,3)=49/255;
r(211,:,3)=49/255;
r(212,:,3)=48/255;
r(213,:,3)=47/255;
r(214,:,3)=46/255;
r(215,:,3)=45/255;
r(216,:,3)=44/255;
r(217,:,3)=43/255;
r(218,:,3)=42/255;
r(219,:,3)=41/255;
r(220,:,3)=40/255;
r(221,:,3)=39/255;
r(222,:,3)=39/255;
r(223,:,3)=38/255;
r(224,:,3)=37/255;
r(225,:,3)=36/255;
r(226,:,3)=35/255;
r(227,:,3)=34/255;
r(228,:,3)=33/255;
r(229,:,3)=32/255;
r(230,:,3)=31/255;
r(231,:,3)=30/255;
r(232,:,3)=29/255;
r(233,:,3)=28/255;
r(234,:,3)=27/255;
r(235,:,3)=26/255;
r(236,:,3)=25/255;
r(237,:,3)=24/255;
r(238,:,3)=23/255;
r(239,:,3)=22/255;
r(240,:,3)=21/255;
r(241,:,3)=20/255;
r(242,:,3)=19/255;
r(243,:,3)=19/255;
r(244,:,3)=18/255;
r(245,:,3)=17/255;
r(246,:,3)=16/255;
r(248,:,3)=15/255;
r(249,:,3)=14/255;
r(250,:,3)=13/255;
r(251,:,3)=12/255;
r(252,:,3)=11/255;
r(253,:,3)=9/255;
r(254,:,3)=8/255;
r(255,:,3)=7/255;
r(256,:,3)=6/255;

r(1,:,2)=255/255;
r(2,:,2)=254/255;
r(3,:,2)=253/255;
r(4,:,2)=252/255;
r(5,:,2)=251/255;
r(6,:,2)=250/255;
r(7,:,2)=249/255;
r(8,:,2)=248/255;
r(9,:,2)=247/255;
r(10,:,2)=246/255;
r(11,:,2)=245/255;
r(12,:,2)=244/255;
r(13,:,2)=243/255;
r(14,:,2)=242/255;
r(15,:,2)=241/255;
r(16,:,2)=240/255;
r(17,:,2)=239/255;
r(18,:,2)=238/255;
r(19,:,2)=237/255;
r(20,:,2)=236/255;
r(21,:,2)=235/255;
r(22,:,2)=234/255;
r(23,:,2)=233/255;
r(24,:,2)=232/255;
r(25,:,2)=231/255;
r(26,:,2)=230/255;
r(27,:,2)=229/255;
r(28,:,2)=228/255;
r(29,:,2)=227/255;
r(30,:,2)=226/255;
r(31,:,2)=225/255;
r(32,:,2)=224/255;
r(33,:,2)=223/255;
r(34,:,2)=222/255;
r(35,:,2)=221/255;
r(36,:,2)=220/255;
r(37,:,2)=219/255;
r(38,:,2)=218/255;
r(39,:,2)=217/255;
r(40,:,2)=216/255;
r(41,:,2)=215/255;
r(42,:,2)=214/255;
r(43,:,2)=213/255;
r(44,:,2)=212/255;
r(45,:,2)=212/255;
r(46,:,2)=211/255;
r(47,:,2)=210/255;
r(48,:,2)=209/255;
r(49,:,2)=208/255;
r(50,:,2)=207/255;
r(51,:,2)=206/255;
r(52,:,2)=205/255;
r(53,:,2)=204/255;
r(54,:,2)=203/255;
r(55,:,2)=202/255;
r(56,:,2)=201/255;
r(57,:,2)=200/255;
r(58,:,2)=199/255;
r(59,:,2)=198/255;
r(60,:,2)=197/255;
r(61,:,2)=196/255;
r(62,:,2)=195/255;
r(63,:,2)=194/255;
r(64,:,2)=193/255;
r(65,:,2)=192/255;
r(66,:,2)=191/255;
r(67,:,2)=190/255;
r(68,:,2)=189/255;
r(69,:,2)=188/255;
r(70,:,2)=187/255;
r(71,:,2)=186/255;
r(72,:,2)=185/255;
r(73,:,2)=184/255;
r(74,:,2)=183/255;
r(75,:,2)=182/255;
r(76,:,2)=181/255;
r(77,:,2)=180/255;
r(78,:,2)=179/255;
r(79,:,2)=178/255;
r(80,:,2)=177/255;
r(81,:,2)=176/255;
r(82,:,2)=175/255;
r(83,:,2)=174/255;
r(84,:,2)=173/255;
r(85,:,2)=172/255;
r(86,:,2)=171/255;
r(87,:,2)=170/255;
r(88,:,2)=169/255;
r(89,:,2)=168/255;
r(90,:,2)=167/255;
r(91,:,2)=166/255;
r(92,:,2)=165/255;
r(93,:,2)=164/255;
r(94,:,2)=163/255;
r(95,:,2)=162/255;
r(96,:,2)=161/255;
r(97,:,2)=160/255;
r(98,:,2)=159/255;
r(99,:,2)=158/255;
r(100,:,2)=157/255;
r(101,:,2)=156/255;
r(102,:,2)=155/255;
r(103,:,2)=154/255;
r(104,:,2)=153/255;
r(105,:,2)=152/255;
r(106,:,2)=151/255;
r(107,:,2)=150/255;
r(108,:,2)=149/255;
r(109,:,2)=148/255;
r(110,:,2)=147/255;
r(111,:,2)=146/255;
r(112,:,2)=145/255;
r(113,:,2)=144/255;
r(114,:,2)=143/255;
r(115,:,2)=142/255;
r(116,:,2)=141/255;
r(117,:,2)=140/255;
r(118,:,2)=139/255;
r(119,:,2)=138/255;
r(120,:,2)=137/255;
r(121,:,2)=136/255;
r(122,:,2)=135/255;
r(123,:,2)=134/255;
r(124,:,2)=133/255;
r(125,:,2)=132/255;
r(126,:,2)=131/255;
r(127,:,2)=130/255;
r(128,:,2)=129/255;
r(129,:,2)=128/255;
r(130,:,2)=127/255;
r(131,:,2)=126/255;
r(132,:,2)=125/255;
r(133,:,2)=124/255;
r(134,:,2)=123/255;
r(135,:,2)=122/255;
r(136,:,2)=121/255;
r(137,:,2)=120/255;
r(138,:,2)=119/255;
r(139,:,2)=119/255;
r(140,:,2)=118/255;
r(141,:,2)=117/255;
r(142,:,2)=116/255;
r(143,:,2)=115/255;
r(144,:,2)=114/255;
r(145,:,2)=113/255;
r(146,:,2)=112/255;
r(147,:,2)=111/255;
r(148,:,2)=110/255;
r(149,:,2)=109/255;
r(150,:,2)=109/255;
r(151,:,2)=108/255;
r(152,:,2)=107/255;
r(153,:,2)=106/255;
r(154,:,2)=105/255;
r(155,:,2)=104/255;
r(156,:,2)=103/255;
r(157,:,2)=102/255;
r(158,:,2)=101/255;
r(159,:,2)=100/255;
r(160,:,2)=99/255;
r(161,:,2)=98/255;
r(162,:,2)=97/255;
r(163,:,2)=96/255;
r(164,:,2)=95/255;
r(165,:,2)=94/255;
r(166,:,2)=93/255;
r(167,:,2)=92/255;
r(168,:,2)=91/255;
r(169,:,2)=90/255;
r(170,:,2)=89/255;
r(171,:,2)=88/255;
r(172,:,2)=87/255;
r(173,:,2)=86/255;
r(174,:,2)=85/255;
r(175,:,2)=84/255;
r(176,:,2)=83/255;
r(177,:,2)=82/255;
r(178,:,2)=81/255;
r(179,:,2)=80/255;
r(180,:,2)=79/255;
r(181,:,2)=79/255;
r(182,:,2)=78/255;
r(183,:,2)=77/255;
r(184,:,2)=76/255;
r(185,:,2)=75/255;
r(186,:,2)=74/255;
r(187,:,2)=73/255;
r(188,:,2)=72/255;
r(189,:,2)=71/255;
r(190,:,2)=69/255;
r(191,:,2)=69/255;
r(192,:,2)=68/255;
r(193,:,2)=67/255;
r(194,:,2)=66/255;
r(195,:,2)=65/255;
r(196,:,2)=64/255;
r(197,:,2)=63/255;
r(198,:,2)=62/255;
r(199,:,2)=61/255;
r(200,:,2)=60/255;
r(200,:,2)=59/255;
r(201,:,2)=58/255;
r(202,:,2)=57/255;
r(203,:,2)=56/255;
r(204,:,2)=55/255;
r(205,:,2)=54/255;
r(206,:,2)=53/255;
r(207,:,2)=52/255;
r(208,:,2)=51/255;
r(209,:,2)=50/255;
r(210,:,2)=49/255;
r(211,:,2)=49/255;
r(212,:,2)=48/255;
r(213,:,2)=47/255;
r(214,:,2)=46/255;
r(215,:,2)=45/255;
r(216,:,2)=44/255;
r(217,:,2)=43/255;
r(218,:,2)=42/255;
r(219,:,2)=41/255;
r(220,:,2)=40/255;
r(221,:,2)=39/255;
r(222,:,2)=39/255;
r(223,:,2)=38/255;
r(224,:,2)=37/255;
r(225,:,2)=36/255;
r(226,:,2)=35/255;
r(227,:,2)=34/255;
r(228,:,2)=33/255;
r(229,:,2)=32/255;
r(230,:,2)=31/255;
r(231,:,2)=30/255;
r(232,:,2)=29/255;
r(233,:,2)=28/255;
r(234,:,2)=27/255;
r(235,:,2)=26/255;
r(236,:,2)=25/255;
r(237,:,2)=24/255;
r(238,:,2)=23/255;
r(239,:,2)=22/255;
r(240,:,2)=21/255;
r(241,:,2)=20/255;
r(242,:,2)=19/255;
r(243,:,2)=19/255;
r(244,:,2)=18/255;
r(245,:,2)=17/255;
r(246,:,2)=16/255;
r(248,:,2)=15/255;
r(249,:,2)=14/255;
r(250,:,2)=13/255;
r(251,:,2)=12/255;
r(252,:,2)=11/255;
r(253,:,2)=9/255;
r(254,:,2)=8/255;
r(255,:,2)=7/255;
r(256,:,2)=6/255;

%plot image on subplot
subplot(2,2,1)
imagesc(r)

%Green Layer Grandient. Preallocate matrix. Rotate red layer gradient.
g=zeros(256,256,3);
g=rot90(rot90(rot90(r)));

%plot image on subplot
subplot(2,2,2)
imagesc(g)

%Blue Layer Gradient. Preallocate matrix. Rotate red layer gradient.
b=zeros(256,256,3);
b=rot90(r);

%plot image on subplot
subplot(2,2,3)
imagesc(b)